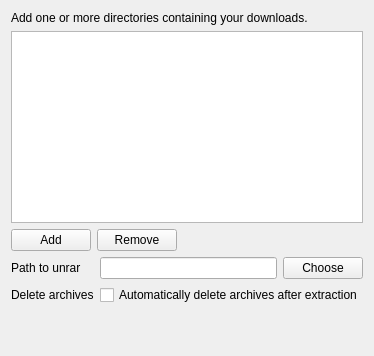
      <widget class="QWidget" name="page_5">
       <layout class="QVBoxLayout" name="verticalLayout_12">
        <item>
         <widget class="QLabel" name="label_53">
          <property name="text">
           <string>Add one or more directories containing your downloads.</string>
          </property>
          <property name="wordWrap">
           <bool>true</bool>
          </property>
         </widget>
        </item>
        <item>
         <widget class="QTableWidget" name="downloadDirs">
          <property name="minimumSize">
           <size>
            <width>0</width>
            <height>100</height>
           </size>
          </property>
          <property name="selectionMode">
           <enum>QAbstractItemView::SingleSelection</enum>
          </property>
          <attribute name="horizontalHeaderVisible">
           <bool>false</bool>
          </attribute>
          <attribute name="horizontalHeaderDefaultSectionSize">
           <number>120</number>
          </attribute>
          <attribute name="horizontalHeaderStretchLastSection">
           <bool>true</bool>
          </attribute>
          <attribute name="verticalHeaderVisible">
           <bool>false</bool>
          </attribute>
          <column>
           <property name="text">
            <string>Dir</string>
           </property>
          </column>
         </widget>
        </item>
        <item>
         <layout class="QHBoxLayout" name="horizontalLayout_3">
          <item>
           <widget class="QPushButton" name="btnAddDownloadDir">
            <property name="text">
             <string>Add</string>
            </property>
           </widget>
          </item>
          <item>
           <widget class="QPushButton" name="btnRemoveDownloadDir">
            <property name="text">
             <string>Remove</string>
            </property>
           </widget>
          </item>
          <item>
           <spacer name="horizontalSpacer_2">
            <property name="orientation">
             <enum>Qt::Horizontal</enum>
            </property>
            <property name="sizeHint" stdset="0">
             <size>
              <width>40</width>
              <height>20</height>
             </size>
            </property>
           </spacer>
          </item>
         </layout>
        </item>
        <item>
         <layout class="QFormLayout" name="formLayout_8">
          <item row="0" column="0">
           <widget class="QLabel" name="label_54">
            <property name="text">
             <string>Path to unrar</string>
            </property>
           </widget>
          </item>
          <item row="0" column="1">
           <layout class="QHBoxLayout" name="horizontalLayout_4">
            <item>
             <widget class="QLineEdit" name="unrarPath"/>
            </item>
            <item>
             <widget class="QPushButton" name="btnChooseUnrar">
              <property name="text">
               <string>Choose</string>
              </property>
             </widget>
            </item>
           </layout>
          </item>
          <item row="1" column="0">
           <widget class="QLabel" name="label_55">
            <property name="text">
             <string>Delete archives</string>
            </property>
           </widget>
          </item>
          <item row="1" column="1">
           <widget class="QCheckBox" name="chkDeleteArchives">
            <property name="text">
             <string>Automatically delete archives after extraction</string>
            </property>
           </widget>
          </item>
         </layout>
        </item>
        <item>
         <spacer name="verticalSpacer_2">
          <property name="orientation">
           <enum>Qt::Vertical</enum>
          </property>
          <property name="sizeHint" stdset="0">
           <size>
            <width>20</width>
            <height>40</height>
           </size>
          </property>
         </spacer>
        </item>
       </layout>
      </widget>
